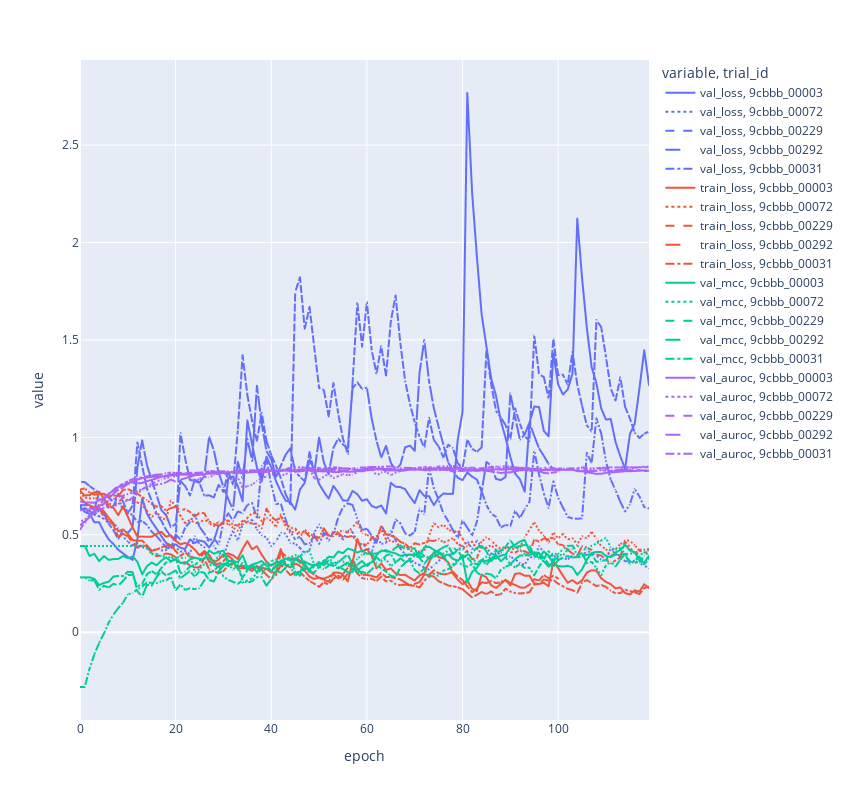

The notebook cell saved with this chart:
### Code cell
# Aca me quedo con los 5 mejores trials en base al auroc de validacion
best_5_id_mcc = result_df.sort_values("val_mcc",ascending=False).head(5).index
top_5_results = training_data_experiment(experiment_path,best_5_id_mcc,["val_loss","train_loss","val_mcc","val_auroc"],windows_size=8)
fig = plot_training_curve_single_model(top_5_results)
fig
